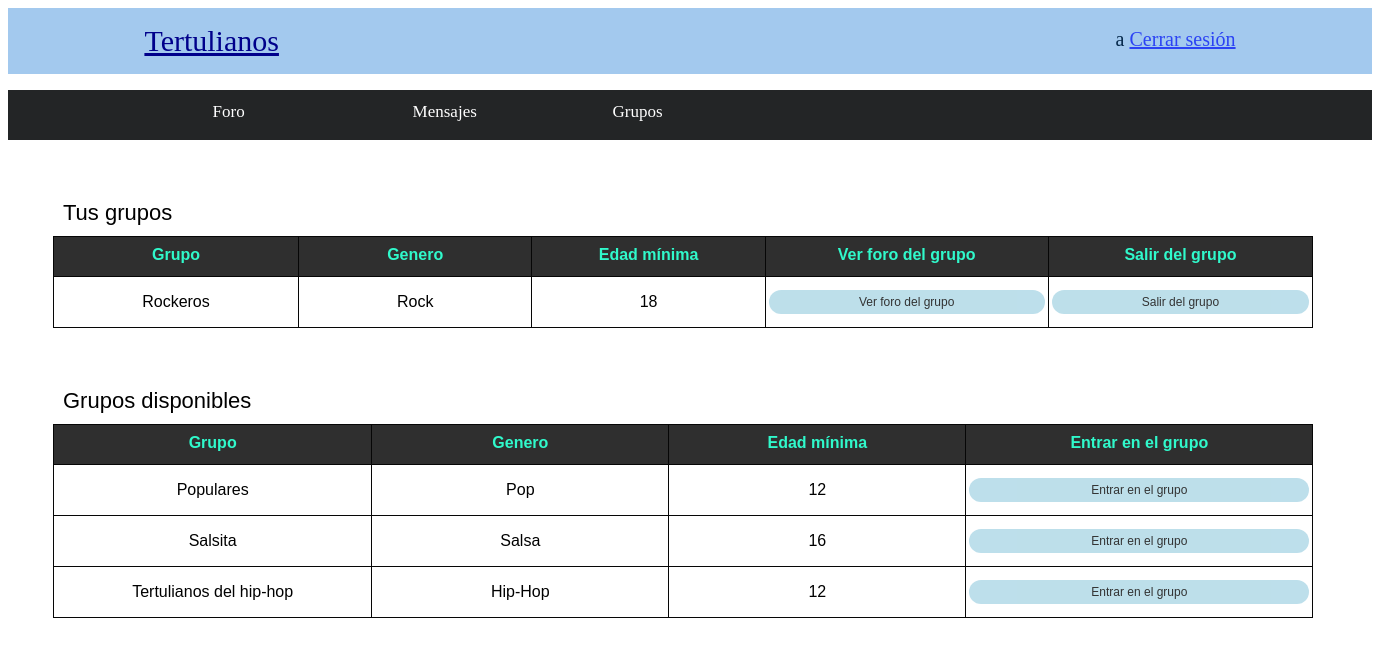
/gruposDisponibles.php (signed in), run on the app's committed database.
### tables this page shows
CREATE TABLE `participante` (
  `idGrupo` int(10) NOT NULL,
  `idParticipante` int(10) NOT NULL
);

CREATE TABLE `grupo` (
  `idGrupo` int(10) NOT NULL,
  `nombre` varchar(50) NOT NULL,
  `genero` varchar(20) NOT NULL,
  `edad` int(11) NOT NULL
);

### usuario.php (called while the page is built, shortened)
<?php
class Usuario
{
    public static function extraerId($nick) {
        include('conexion.php');
        $consulta = "SELECT id FROM usuario WHERE nick = '$nick' and nick <> 'admin'" ;
        mysqli_query($conexion,"SET NAMES 'utf8'");
        $resultado = $conexion->query($consulta)  or trigger_error("Query Failed! SQL: $consulta - Error: ".mysqli_error($conexion), E_USER_ERROR);
        $arrayId = $resultado->fetch_array(MYSQLI_BOTH);
        $id = $arrayId['id'];
        return $id;
  }
    public static function extraerEdad($id) {
        include('conexion.php');
        $consulta = "SELECT edad FROM usuario WHERE id = '$id' and nick <> 'admin'";
        mysqli_query($conexion,"SET NAMES 'utf8'");
        $resultado = $conexion->query($consulta)  or trigger_error("Query Failed! SQL: $consulta - Error: ".mysqli_error($conexion), E_USER_ERROR);
        $arrayNick = $resultado->fetch_array(MYSQLI_BOTH);
        $edad = $arrayNick['edad'];
        return $edad;
  }
}
?>

### participante.php (called while the page is built, shortened)
<?php
class Participante
{
    public static function extraerGruposPerteneciente($idUsuario) {
          include ('conexion.php');
          $sql = "SELECT * FROM participante p, grupo g WHERE p.idGrupo = g.idGrupo and p.idParticipante = '$idUsuario' ";
          mysqli_query($conexion,"SET NAMES 'utf8'");
          $resultado = $conexion->query($sql)  or trigger_error("Query Failed! SQL: $sql - Error: ".mysqli_error($conexion), E_USER_ERROR);
          $listaGruposPerteneciente = array();
          $verificar = mysqli_query($conexion, $sql);
          for ($i=0; $i < mysqli_num_rows($verificar); $i++) {
              $listaGruposPerteneciente[$i] = $resultado->fetch_array(MYSQLI_BOTH);
          }
          return $listaGruposPerteneciente;
    }
    public static function extraerGruposDisponibles($idUsuario) {
          include ('conexion.php');
          require_once 'usuario.php';
          $edad = Usuario::extraerEdad($idUsuario);
          $sql = "SELECT *
                  FROM grupo g1
                  WHERE g1.edad <= '$edad'
                        and g1.idGrupo NOT IN ( SELECT p2.idGrupo
                                                FROM participante p2, grupo g2
                                                WHERE p2.idGrupo = g2.idGrupo and p2.idParticipante = '$idUsuario') ";
          mysqli_query($conexion,"SET NAMES 'utf8'");
          $resultado = $conexion->query($sql)  or trigger_error("Query Failed! SQL: $sql - Error: ".mysqli_error($conexion), E_USER_ERROR);
          $listaGruposDisponibles = array();
          $verificar = mysqli_query($conexion, $sql);
          for ($i=0; $i < mysqli_num_rows($verificar); $i++) {
              $listaGruposDisponibles[$i] = $resultado->fetch_array(MYSQLI_BOTH);
          }
          return $listaGruposDisponibles;
    }
}
?>

### gruposDisponibles.php (the view, shortened to what this page needs)
<!DOCTYPE html>
<html lang="es">
<head>
	<link rel="stylesheet" type="text/css" href="style.css">
</head>
<body>
	<?php
		include('cabecera.php');
		include('toolbar.php');
	?>
			<div class="contenedor_tabla">
				<table>
					<caption>Tus grupos</caption>
					<tr>
					   <th>Grupo</th>
					   <th>Genero</th>
					   <th>Edad mínima</th>
					   <th>Ver foro del grupo</th>
					   <th>Salir del grupo</th>
					</tr>
				<?php
					require_once 'usuario.php';
					require_once 'participante.php';
					$idUsuario = Usuario::extraerId($_SESSION["nombre"]);
					$listaGruposPerteneciente = Participante::extraerGruposPerteneciente($idUsuario);
					for($i=0; $i<sizeof($listaGruposPerteneciente); $i++) {
				?>
						<tr>
							<td>
							 	<?php
							 		echo $listaGruposPerteneciente[$i]['nombre'];
							 	?>
							</td>
							<td>
								<?php
							 		echo $listaGruposPerteneciente[$i]['genero'];
							 	?>
							</td>
							<td>
							 	<?php
							 		echo $listaGruposPerteneciente[$i]['edad'];
							 	?>
							</td>
							<td>
								<form action="ver_grupo.php" method="post">
									<input type="submit" class="input_100x15" value="Ver foro del grupo">
								</form>
							</td>
							<td>
								<form action="salir_de_grupo.php" method="post">
									<input type="submit" class="input_100x15" value="Salir del grupo">
								</form>
							</td>
				<?php
					}
				?>
				</table>
			</div>
			<div class="contenedor_tabla">
				<table>
					<caption>Grupos disponibles</caption>
					<tr>
					   <th>Grupo</th>
					   <th>Genero</th>
					   <th>Edad mínima</th>
					   <th>Entrar en el grupo</th>
					</tr>
				<?php
					require_once 'usuario.php';
					require_once 'participante.php';
					$idUsuario = Usuario::extraerId($_SESSION["nombre"]);
					$listaGruposDisponibles = Participante::extraerGruposDisponibles($idUsuario);
					for($i=0; $i<sizeof($listaGruposDisponibles); $i++) {
				?>
						<tr>
							<td>
							 	<?php
							 		echo $listaGruposDisponibles[$i]['nombre'];
							 	?>
							</td>
							<td>
								<?php
							 		echo $listaGruposDisponibles[$i]['genero'];
							 	?>
							</td>
							<td>
							 	<?php
							 		echo $listaGruposDisponibles[$i]['edad'];
							 	?>
							</td>
							<td>
								<form action="entrar_en_grupo.php" method="post">
									<input type="submit" class="input_100x15" value="Entrar en el grupo">
								</form>
							</td>
				<?php
					}
				?>
				</table>
			</div>
</body>
</html>

### style.css (style rules this page uses)
.input_100x15 { display: block; padding: 5px; margin: 10px 0; font-size: 12px; width: 90%; }
.input_100x15[type=submit] { display: block; padding: 5px; margin: 10px 0; font-size: 12px; width: 100%; border:0; color: black; opacity: 0.8; background-color: lightblue; cursor: pointer; border-radius: 20px; }
.contenedor_tabla { font-family: "Trebuchet MS", Arial, Helvetica, sans-serif; border-collapse: collapse; min-height: 100px; margin: 1%; margin-left: 45px; margin-top: 50px; width: 92.4%; }
.contenedor_tabla table { border-collapse : collapse; margin-left: auto; margin-right: auto; }
.contenedor_tabla caption { text-align: left; font-size: 22px; padding: 10px; }
.contenedor_tabla td, .contenedor_tabla th { border: 1px solid #060606; padding: 3px; width: 0.1%; text-align: center; }
.contenedor_tabla th { padding-top: 9px; padding-bottom: 12px; background-color: #2f2f2f; color: #30f9cb; }
.contenedor_tabla td { height: 30px; }

### data on the page
participante: idGrupo.nombre "Rockeros", idGrupo.genero "Rock", idGrupo.edad "18"
grupo: nombre "Populares", genero "Pop", edad "12"
grupo: nombre "Salsita", genero "Salsa", edad "16"
grupo: nombre "Tertulianos del hip-hop", genero "Hip-Hop", edad "12"

### other printed values
$_SESSION['nombre'] "a"
